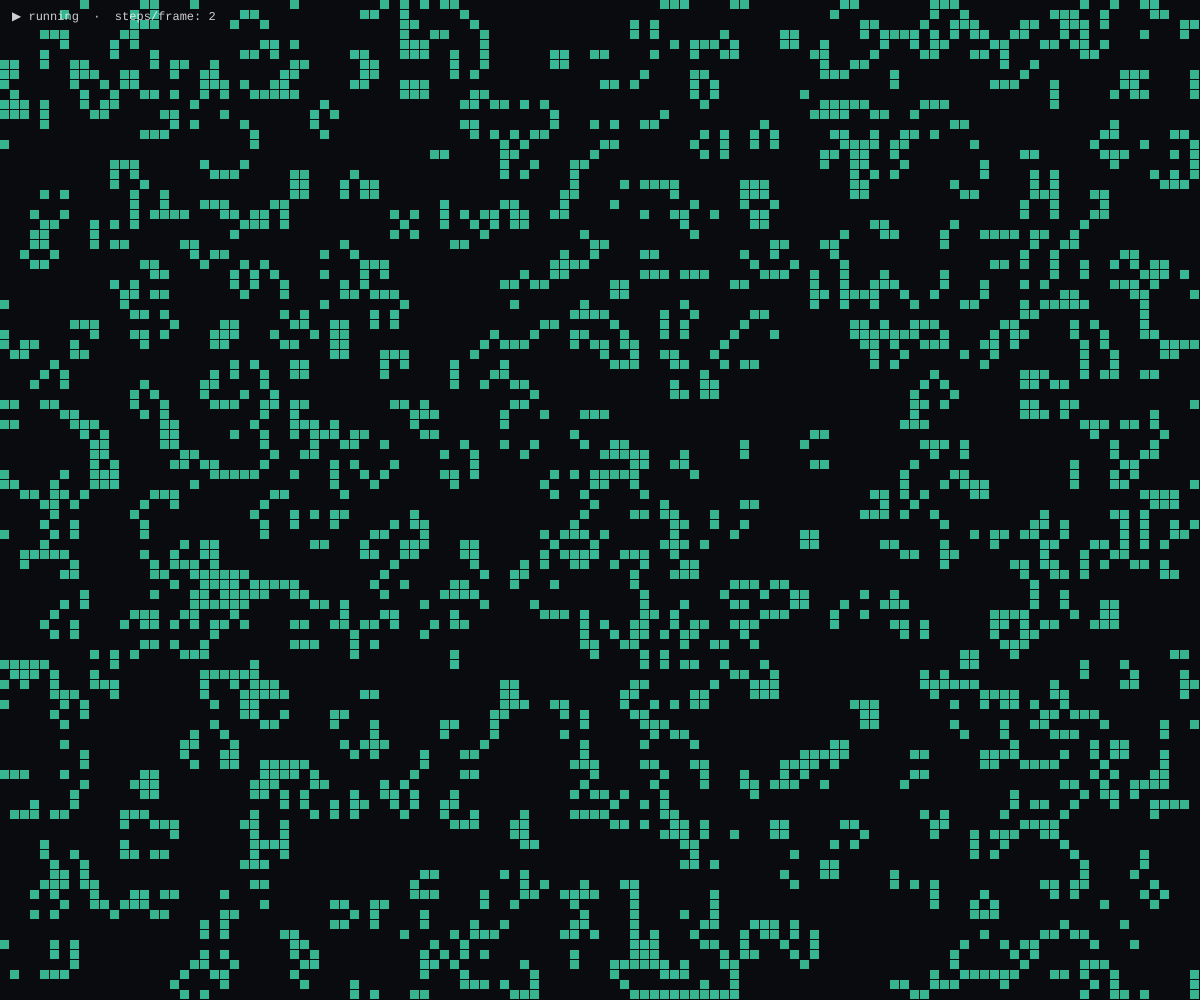
Frame 1 (no input)
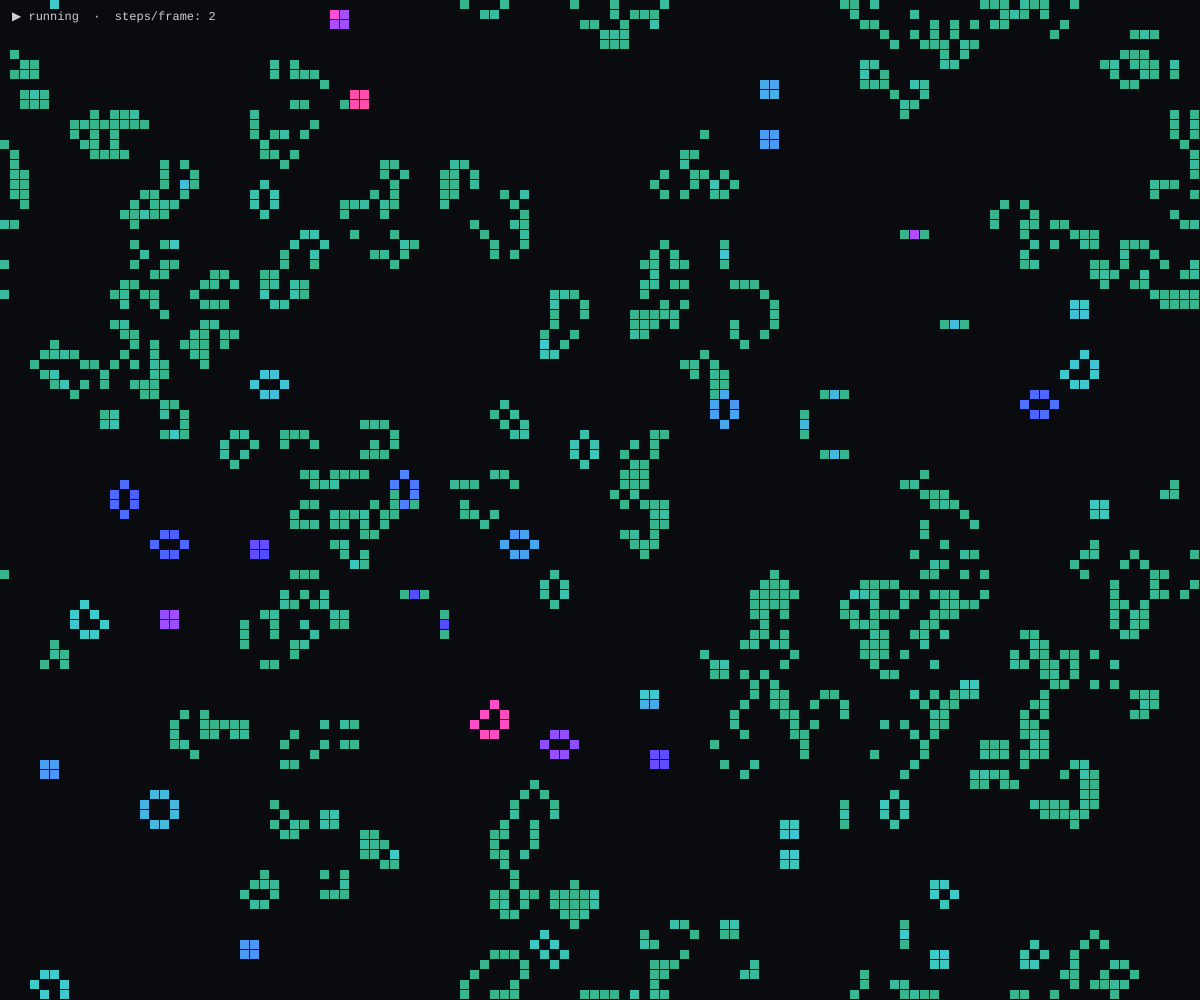
Frame 60 (no input)
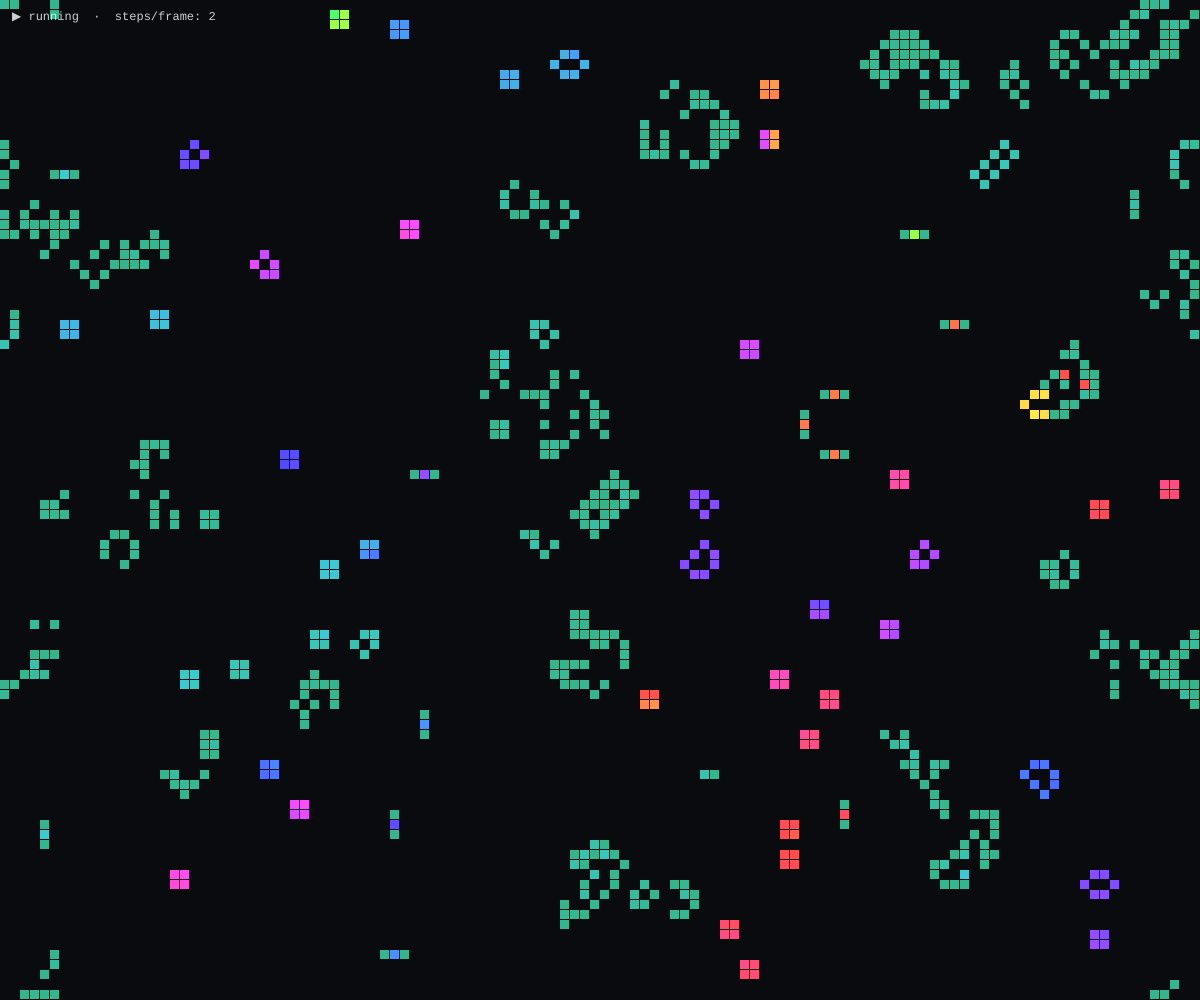
Frame 120 (the mouse pressed at the canvas centre since frame 60)

The p5.js sketch that drew these frames (run headless with seeded random() and noise() and a simulated clock; from frame 60 on, the mouse is pressed at the canvas centre):

// p5.js sketch
// ── sketch.js
// Week 8 · Conway's Game of Life
// A cellular automaton: simple local rules, complex global behavior.
// This is a great first experience with 2D arrays, neighborhoods, and "simulation loops".

let grid;
let cell = 10;
let running = true;
let stepsPerFrame = 2;
let painting = 0; // 0 = not painting, 1 = painting alive, 2 = painting dead

function setup() {
  createCanvas(windowWidth, windowHeight);
  colorMode(HSB, 360, 100, 100, 1);
  noStroke();
  const cols = floor(width / cell);
  const rows = floor(height / cell);
  grid = new Grid(cols, rows);
  grid.randomize(0.22);
}

function draw() {
  background(220, 40, 6);

  if (running) {
    for (let i = 0; i < stepsPerFrame; i++) grid.step();
  }

  if (painting) {
    const x = floor(mouseX / cell);
    const y = floor(mouseY / cell);
    grid.set(x, y, painting === 1 ? 1 : 0);
  }

  // Render the grid. Age shifts hue so stable patterns look different from churn.
  for (let y = 0; y < grid.rows; y++) {
    for (let x = 0; x < grid.cols; x++) {
      const i = y * grid.cols + x;
      if (!grid.cells[i]) continue;
      const age = grid.ages[i];
      const h = (160 + age * 1.5) % 360;
      const b = map(min(age, 40), 0, 40, 70, 100);
      fill(h, 70, b);
      rect(x * cell, y * cell, cell - 1, cell - 1);
    }
  }

  drawHud();
}

function drawHud() {
  fill(0, 0, 100, 0.8);
  textFont('monospace', 12);
  text(`${running ? '▶ running' : '❚❚ paused'}  ·  steps/frame: ${stepsPerFrame}`, 12, 20);
}

function mousePressed() {
  painting = mouseButton === LEFT ? 1 : 2;
}

function mouseReleased() {
  painting = 0;
}

function keyPressed() {
  if (key === ' ') running = !running;
  if (key === 'n' || key === 'N') grid.step();
  if (key === 'r' || key === 'R') grid.randomize(0.22);
  if (key === 'c' || key === 'C') grid.clear();
  if (key === 'g' || key === 'G') {
    grid.clear();
    grid.stamp(GLIDER_GUN, 5, 5);
  }
  if (key === '+' || key === '=') stepsPerFrame = min(10, stepsPerFrame + 1);
  if (key === '-' || key === '_') stepsPerFrame = max(1, stepsPerFrame - 1);
}

function windowResized() {
  resizeCanvas(windowWidth, windowHeight);
  const cols = floor(width / cell);
  const rows = floor(height / cell);
  grid = new Grid(cols, rows);
  grid.randomize(0.22);
}

// ── grid.js
// Conway's Game of Life grid.
// Rules:
//   1. A live cell with 2 or 3 live neighbors survives.
//   2. A dead cell with exactly 3 live neighbors becomes alive.
//   3. Everything else dies or stays dead.
class Grid {
  constructor(cols, rows) {
    this.cols = cols;
    this.rows = rows;
    this.cells = new Uint8Array(cols * rows);
    this.ages = new Uint16Array(cols * rows);
    this.buffer = new Uint8Array(cols * rows);
  }

  idx(x, y) {
    // Toroidal wrap — the world loops on the edges.
    const c = (x + this.cols) % this.cols;
    const r = (y + this.rows) % this.rows;
    return r * this.cols + c;
  }

  get(x, y) { return this.cells[this.idx(x, y)]; }
  set(x, y, v) {
    const i = this.idx(x, y);
    this.cells[i] = v;
    if (!v) this.ages[i] = 0;
  }

  randomize(p = 0.25) {
    for (let i = 0; i < this.cells.length; i++) {
      this.cells[i] = Math.random() < p ? 1 : 0;
      this.ages[i] = this.cells[i];
    }
  }

  clear() {
    this.cells.fill(0);
    this.ages.fill(0);
  }

  step() {
    const { cols, rows, cells, buffer } = this;
    for (let y = 0; y < rows; y++) {
      for (let x = 0; x < cols; x++) {
        let n = 0;
        for (let dy = -1; dy <= 1; dy++) {
          for (let dx = -1; dx <= 1; dx++) {
            if (dx === 0 && dy === 0) continue;
            n += cells[this.idx(x + dx, y + dy)];
          }
        }
        const i = y * cols + x;
        const alive = cells[i] === 1;
        buffer[i] = (alive && (n === 2 || n === 3)) || (!alive && n === 3) ? 1 : 0;
      }
    }
    // Track "age" for nicer coloring — fresh cells are brighter.
    for (let i = 0; i < buffer.length; i++) {
      if (buffer[i]) this.ages[i] = Math.min(255, this.ages[i] + 1);
      else this.ages[i] = 0;
    }
    this.cells.set(buffer);
  }

  // Paste a pattern of [x, y] offsets at (ox, oy).
  stamp(pattern, ox, oy) {
    for (const [x, y] of pattern) this.set(ox + x, oy + y, 1);
  }
}

// Gosper's glider gun — a classic self-replicating pattern.
const GLIDER_GUN = [
  [1,5],[1,6],[2,5],[2,6],
  [11,5],[11,6],[11,7],[12,4],[12,8],[13,3],[13,9],[14,3],[14,9],
  [15,6],[16,4],[16,8],[17,5],[17,6],[17,7],[18,6],
  [21,3],[21,4],[21,5],[22,3],[22,4],[22,5],[23,2],[23,6],
  [25,1],[25,2],[25,6],[25,7],
  [35,3],[35,4],[36,3],[36,4]
];
